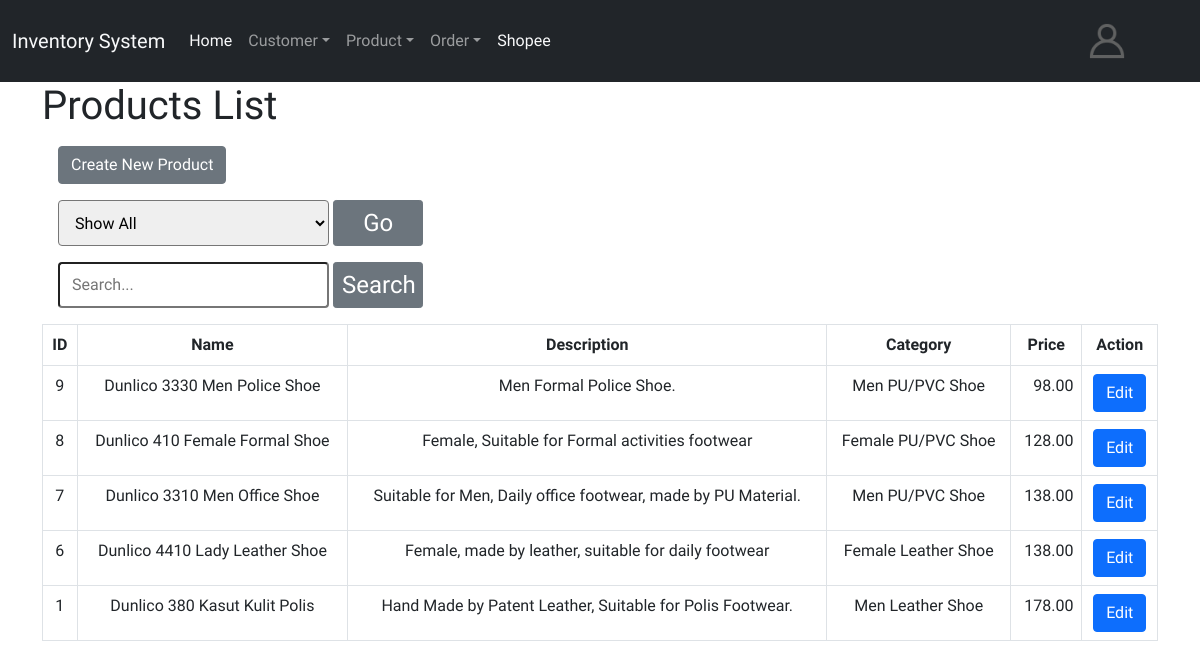
Page /FYP/product_read.php (signed in) on the committed database.
### tables this page shows
CREATE TABLE `products` (
  `product_id` int(20) NOT NULL,
  `name` varchar(128) NOT NULL,
  `description` text NOT NULL,
  `category_id` int(11) DEFAULT NULL,
  `price` double NOT NULL,
  `created` datetime NOT NULL,
  `modified` timestamp NOT NULL DEFAULT current_timestamp() ON UPDATE current_timestamp(),
  `promotion_price` double DEFAULT NULL,
  `manufacture_date` date DEFAULT NULL,
  `expired_date` date DEFAULT NULL,
  `product_img` varchar(255) DEFAULT NULL
);

CREATE TABLE `categories` (
  `category_id` int(11) NOT NULL,
  `category_name` varchar(20) NOT NULL,
  `description` text NOT NULL
);

### FYP/product_read.php (the view, shortened to what this page needs)
<!DOCTYPE HTML>
<html>
<head>
    <link href="https://cdn.jsdelivr.net/npm/bootstrap@5.0.1/dist/css/bootstrap.min.css" rel="stylesheet">
</head>
<body>
    <?php
    include 'config/navbar.php';
    ?>
    <div class="container">
        <div class="page-header">
            <h1>Products List</h1>
        </div>
        <?php
        include 'config/database.php';
        $query_allProd = "SELECT categories.category_name, products.product_id, products.name, products.description, products.price, products.promotion_price
    FROM categories
    INNER JOIN products
    ON products.category_id = categories.category_id
    ORDER BY product_id DESC";
        $stmt_allProd = $con->prepare($query_allProd);
        $stmt_allProd->execute();
        $table = $stmt_allProd->fetchAll();
        if (isset($_POST['filter']) || !isset($_POST['filter']) || $category_option == "show_all" || isset($_POST['search']) || !isset($_POST['search'])) {
            $category_option = $_POST ? $_POST['category'] : ' ';
            $table_content = '';
            foreach ($table as $row) {
                $category_header = $category_option == "show_all" || !isset($_POST['filter']) ? "<td>" . $row['category_name'] . "</td>" : ' ';
                $product_price = $row['price'];
                $table_content = $table_content . "<tr class='text-center'>"
                    . "<td>" . $row['product_id'] . "</td>"
                    . "<td>" . $row['name'] . "</td>"
                    . "<td>" . $row['description'] . "</td>"
                    . $category_header
                    . "<td class='text-end'>" . number_format($product_price, 2) . "</td>"
                    . "<td>"
                    . "<a href='product_update.php?id={$row['product_id']}' class='btn btn-primary'>Edit</a>"
                    . "</td>"
                    . "</tr>";
            }
        }
        ?>
        <div class="d-flex justify-content-left m-3">
            <a href='product_create.php' class='btn btn-secondary'>Create New Product</a>
        </div>
        <form action="<?php echo $_SERVER["PHP_SELF"]; ?>" method="POST">
            <div class="row d-flex justify-content-left m-3">
                <select class="fs-6 rounded col-3" name="category">
                    <option value="show_all">Show All</option>
                </select>
                <input type="submit" value="Go" name="filter" class=" btn-sm btn btn-secondary col-1 mx-1 fs-4" />
            </div>
            <div class="row d-flex justify-content-left m-3">
                <input type="text" placeholder="Search..." name="search_field" value="<?php $search_field ?>" class="fs-6 rounded col-3" />
                <input type="submit" value="Search" name="search" class=" btn-sm btn btn-secondary col-1 mx-1 fs-4">
            </div>
        </form>
        <table class='table table-hover table-responsive table-bordered'>
            <tr class="text-center">
                <th>ID</th>
                <th>Name</th>
                <th>Description</th>
                <?php
                echo $_POST && $category_option == "show_all" || !isset($_POST['filter']) ? "<th>Category</th>" : '';
                ?>
                <th>Price</th>
                <th>Action</th>
            </tr>
            <?php
            echo $table_content;
            ?>
        </table>
    </div>
</body>
</html>

### FYP/config/navbar.php (style rules this page uses)
body { font-family: 'Mochiy Pop One', sans-serif; }

### rows in the picture
products: product_id "9", name "Dunlico 3330 Men Police Shoe", description "Men Formal Police Shoe.", price "98.00"
categories: category_name "Men PU/PVC Shoe Men PU/PVC Shoe"
products: product_id "8", name "Dunlico 410 Female Formal Shoe", description "Female, Suitable for Formal activities footwear", price "128.00"
categories: category_name "Female PU/PVC Shoe"
products: product_id "7", name "Dunlico 3310 Men Office Shoe", description "Suitable for Men, Daily office footwear, made by PU Material.", price "138.00"
products: product_id "6", name "Dunlico 4410 Lady Leather Shoe", description "Female, made by leather, suitable for daily footwear", price "138.00"
categories: category_name "Female Leather Shoe"
products: product_id "1", name "Dunlico 380 Kasut Kulit Polis", description "Hand Made by Patent Leather, Suitable for Polis Footwear.", price "178.00"
categories: category_name "Men Leather Shoe"
